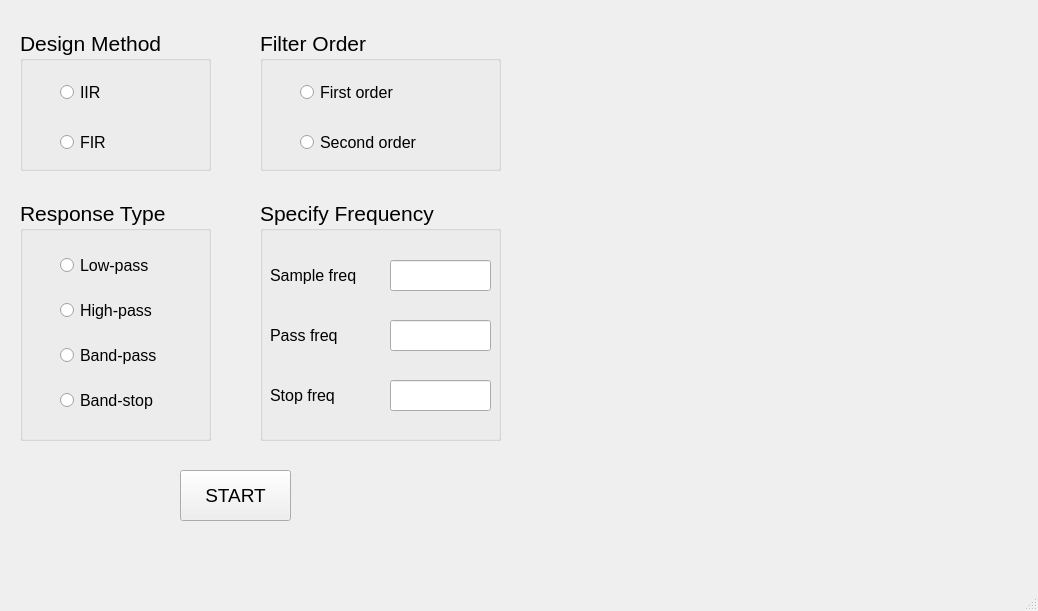
<?xml version="1.0" encoding="UTF-8"?>
<ui version="4.0">
 <class>MainWindow</class>
 <widget class="QMainWindow" name="MainWindow">
  <property name="geometry">
   <rect>
    <x>0</x>
    <y>0</y>
    <width>1038</width>
    <height>611</height>
   </rect>
  </property>
  <property name="windowTitle">
   <string>MainWindow</string>
  </property>
  <widget class="QWidget" name="centralwidget">
   <widget class="QCustomPlot" name="myplot" native="true">
    <property name="geometry">
     <rect>
      <x>540</x>
      <y>10</y>
      <width>471</width>
      <height>261</height>
     </rect>
    </property>
   </widget>
   <widget class="QGroupBox" name="groupBox">
    <property name="geometry">
     <rect>
      <x>20</x>
      <y>30</y>
      <width>191</width>
      <height>141</height>
     </rect>
    </property>
    <property name="font">
     <font>
      <pointsize>16</pointsize>
     </font>
    </property>
    <property name="title">
     <string>Design Method</string>
    </property>
    <widget class="QRadioButton" name="radioButton">
     <property name="geometry">
      <rect>
       <x>40</x>
       <y>50</y>
       <width>71</width>
       <height>24</height>
      </rect>
     </property>
     <property name="font">
      <font>
       <pointsize>12</pointsize>
      </font>
     </property>
     <property name="text">
      <string>IIR</string>
     </property>
    </widget>
    <widget class="QRadioButton" name="radioButton_2">
     <property name="geometry">
      <rect>
       <x>40</x>
       <y>100</y>
       <width>71</width>
       <height>24</height>
      </rect>
     </property>
     <property name="font">
      <font>
       <pointsize>12</pointsize>
      </font>
     </property>
     <property name="text">
      <string>FIR</string>
     </property>
    </widget>
   </widget>
   <widget class="QGroupBox" name="groupBox_2">
    <property name="geometry">
     <rect>
      <x>260</x>
      <y>30</y>
      <width>241</width>
      <height>141</height>
     </rect>
    </property>
    <property name="font">
     <font>
      <pointsize>16</pointsize>
     </font>
    </property>
    <property name="title">
     <string>Filter Order</string>
    </property>
    <widget class="QRadioButton" name="radioButton_3">
     <property name="geometry">
      <rect>
       <x>40</x>
       <y>50</y>
       <width>171</width>
       <height>24</height>
      </rect>
     </property>
     <property name="font">
      <font>
       <pointsize>12</pointsize>
      </font>
     </property>
     <property name="text">
      <string>First order</string>
     </property>
    </widget>
    <widget class="QRadioButton" name="radioButton_4">
     <property name="geometry">
      <rect>
       <x>40</x>
       <y>100</y>
       <width>191</width>
       <height>24</height>
      </rect>
     </property>
     <property name="font">
      <font>
       <pointsize>12</pointsize>
      </font>
     </property>
     <property name="text">
      <string>Second order</string>
     </property>
    </widget>
   </widget>
   <widget class="QGroupBox" name="groupBox_3">
    <property name="geometry">
     <rect>
      <x>20</x>
      <y>200</y>
      <width>191</width>
      <height>241</height>
     </rect>
    </property>
    <property name="font">
     <font>
      <pointsize>16</pointsize>
     </font>
    </property>
    <property name="title">
     <string>Response Type</string>
    </property>
    <widget class="QRadioButton" name="radioButton_5">
     <property name="geometry">
      <rect>
       <x>40</x>
       <y>50</y>
       <width>151</width>
       <height>31</height>
      </rect>
     </property>
     <property name="font">
      <font>
       <pointsize>12</pointsize>
      </font>
     </property>
     <property name="text">
      <string>Low-pass</string>
     </property>
    </widget>
    <widget class="QRadioButton" name="radioButton_6">
     <property name="geometry">
      <rect>
       <x>40</x>
       <y>90</y>
       <width>151</width>
       <height>41</height>
      </rect>
     </property>
     <property name="font">
      <font>
       <pointsize>12</pointsize>
      </font>
     </property>
     <property name="text">
      <string>High-pass</string>
     </property>
    </widget>
    <widget class="QRadioButton" name="radioButton_7">
     <property name="geometry">
      <rect>
       <x>40</x>
       <y>140</y>
       <width>151</width>
       <height>31</height>
      </rect>
     </property>
     <property name="font">
      <font>
       <pointsize>12</pointsize>
      </font>
     </property>
     <property name="text">
      <string>Band-pass</string>
     </property>
    </widget>
    <widget class="QRadioButton" name="radioButton_8">
     <property name="geometry">
      <rect>
       <x>40</x>
       <y>180</y>
       <width>151</width>
       <height>41</height>
      </rect>
     </property>
     <property name="font">
      <font>
       <pointsize>12</pointsize>
      </font>
     </property>
     <property name="text">
      <string>Band-stop</string>
     </property>
    </widget>
   </widget>
   <widget class="QGroupBox" name="groupBox_4">
    <property name="geometry">
     <rect>
      <x>260</x>
      <y>200</y>
      <width>241</width>
      <height>241</height>
     </rect>
    </property>
    <property name="font">
     <font>
      <pointsize>16</pointsize>
     </font>
    </property>
    <property name="title">
     <string>Specify Frequency</string>
    </property>
    <widget class="QLineEdit" name="lineEdit">
     <property name="geometry">
      <rect>
       <x>130</x>
       <y>60</y>
       <width>101</width>
       <height>31</height>
      </rect>
     </property>
     <property name="font">
      <font>
       <pointsize>12</pointsize>
      </font>
     </property>
    </widget>
    <widget class="QLabel" name="label">
     <property name="geometry">
      <rect>
       <x>10</x>
       <y>60</y>
       <width>111</width>
       <height>31</height>
      </rect>
     </property>
     <property name="font">
      <font>
       <pointsize>12</pointsize>
      </font>
     </property>
     <property name="text">
      <string>Sample freq</string>
     </property>
    </widget>
    <widget class="QLabel" name="label_2">
     <property name="geometry">
      <rect>
       <x>10</x>
       <y>120</y>
       <width>111</width>
       <height>31</height>
      </rect>
     </property>
     <property name="font">
      <font>
       <pointsize>12</pointsize>
      </font>
     </property>
     <property name="text">
      <string>Pass freq</string>
     </property>
    </widget>
    <widget class="QLineEdit" name="lineEdit_2">
     <property name="geometry">
      <rect>
       <x>130</x>
       <y>120</y>
       <width>101</width>
       <height>31</height>
      </rect>
     </property>
     <property name="font">
      <font>
       <pointsize>12</pointsize>
      </font>
     </property>
    </widget>
    <widget class="QLabel" name="label_3">
     <property name="geometry">
      <rect>
       <x>10</x>
       <y>180</y>
       <width>111</width>
       <height>31</height>
      </rect>
     </property>
     <property name="font">
      <font>
       <pointsize>12</pointsize>
      </font>
     </property>
     <property name="text">
      <string>Stop freq</string>
     </property>
    </widget>
    <widget class="QLineEdit" name="lineEdit_3">
     <property name="geometry">
      <rect>
       <x>130</x>
       <y>180</y>
       <width>101</width>
       <height>31</height>
      </rect>
     </property>
     <property name="font">
      <font>
       <pointsize>12</pointsize>
      </font>
     </property>
    </widget>
   </widget>
   <widget class="QPushButton" name="pushButton">
    <property name="geometry">
     <rect>
      <x>180</x>
      <y>470</y>
      <width>111</width>
      <height>51</height>
     </rect>
    </property>
    <property name="font">
     <font>
      <pointsize>14</pointsize>
     </font>
    </property>
    <property name="text">
     <string>START</string>
    </property>
   </widget>
   <widget class="QCustomPlot" name="DFTplot" native="true">
    <property name="geometry">
     <rect>
      <x>540</x>
      <y>290</y>
      <width>471</width>
      <height>261</height>
     </rect>
    </property>
   </widget>
  </widget>
  <widget class="QMenuBar" name="menubar">
   <property name="geometry">
    <rect>
     <x>0</x>
     <y>0</y>
     <width>1038</width>
     <height>21</height>
    </rect>
   </property>
  </widget>
  <widget class="QStatusBar" name="statusbar"/>
 </widget>
 <customwidgets>
  <customwidget>
   <class>QCustomPlot</class>
   <extends>QWidget</extends>
   <header location="global">qcustomplot.h</header>
   <container>1</container>
  </customwidget>
 </customwidgets>
 <resources/>
 <connections/>
</ui>
